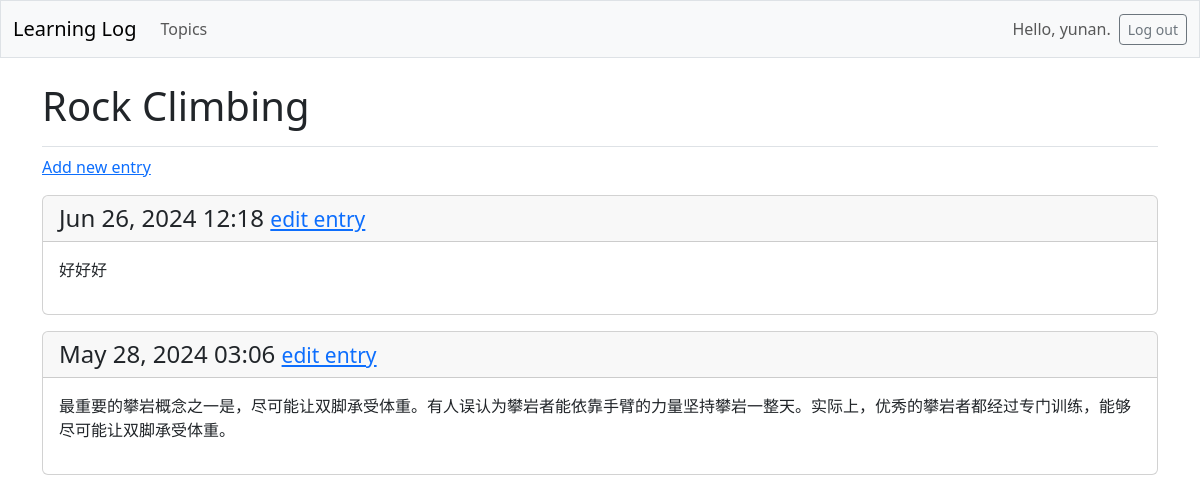
The app's page /topics/1/ (signed in), older data.
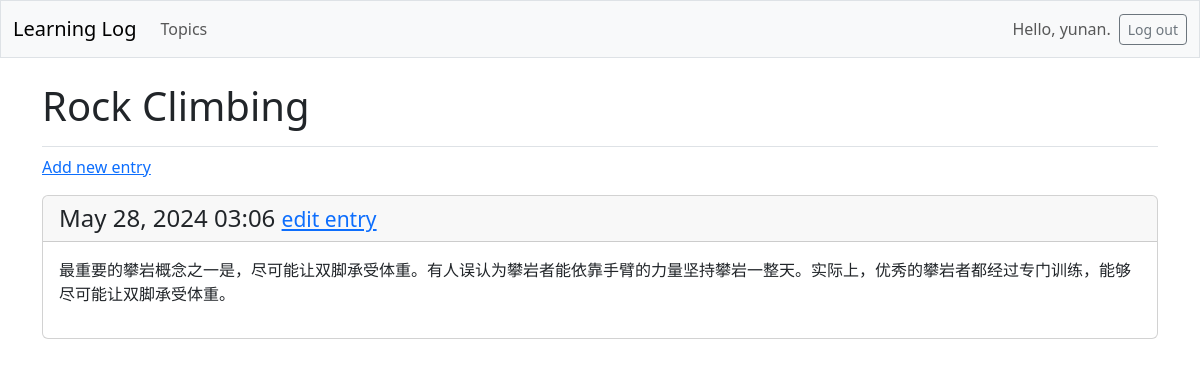
The same page, newer data.
### learning_logs/models.py (models this page shows, shortened)
class Entry(models.Model):
    topic = models.ForeignKey(Topic, on_delete=models.CASCADE)
    text = models.TextField()
    date_added = models.DateTimeField(auto_now_add=True)
    class Meta:
        verbose_name_plural = 'entries'

### learning_logs/views.py (the view)
# urls.py: path('topics/<int:topic_id>/', views.topic, name='topic'),
@login_required
def topic(request, topic_id):
    topic = Topic.objects.get(id=topic_id)
    if topic.owner != request.user:
        raise Http404
    entries = topic.entry_set.order_by('-date_added')
    context = {'topic': topic, 'entries': entries}
    return render(request, 'learning_logs/topic.html', context)

### learning_logs/templates/learning_logs/topic.html
{% extends 'learning_logs/base.html' %}
{% block page_header %}
  <h1>{{ topic.text }}</h1>
{% endblock page_header %}
{% block content %}
  <p>
    <a href="{% url 'learning_logs:new_entry' topic.id %}">Add new entry</a>
  </p>
  {% for entry in entries %}
    <div class="card mb-3">
      <h4 class="card-header">
        {{ entry.date_added|date:'M d, Y H:i' }}
        <small><a href="{% url 'learning_logs:edit_entry' entry.id %}">
          edit entry</a></small>
      </h4>
      <div class="card-body">{{ entry.text|linebreaks }}</div>
    </div>
  {% empty %}
    <p>There are no entries for this topic yet.</p>
  {% endfor %}
{% endblock content %}

Row changes from the older to the newer data that the page shows:
removed Entry: date_added "Jun 26, 2024 12:18", text "好好好"
